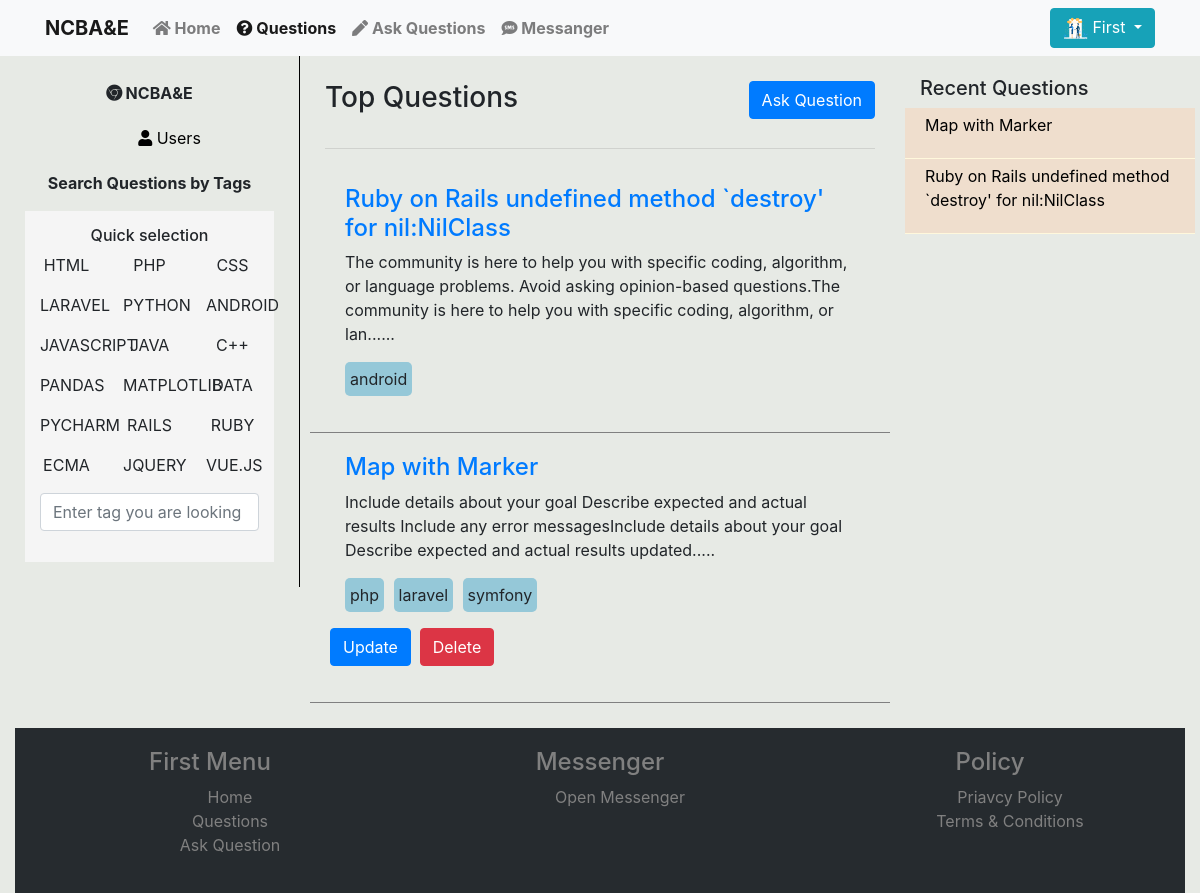
The page /Main/questions_page.php (signed in) on the database its author committed.
### tables this page shows
CREATE TABLE `questions` (
  `question_id` int(11) NOT NULL,
  `title` varchar(255) NOT NULL,
  `description` text NOT NULL,
  `tags` varchar(255) NOT NULL,
  `user_id` int(11) NOT NULL,
  `posting_date` datetime NOT NULL DEFAULT current_timestamp()
);

### Main/questions_page.php (the view, shortened to what this page needs)
<?php
if(isset($_SESSION['username'])){
$username = $_SESSION['username'];
$profile = $_SESSION['profile'];
$current_user_id = $_SESSION['user_Id'];
}
include "../functions/db.php";
$result = $con->query("SELECT * FROM `questions` LIMIT 5 ");
$result_recent = $con->query("SELECT * FROM `questions` ORDER BY question_id DESC LIMIT 12");
?>
<!DOCTYPE html>
<html>
<head>
  <link rel="stylesheet" type="text/css" href="../css/global.css">
  <link rel="stylesheet" href="https://maxcdn.bootstrapcdn.com/bootstrap/4.4.1/css/bootstrap.min.css">
  <link rel="stylesheet" href="https://use.fontawesome.com/releases/v5.7.0/css/all.css">
</head>
<body>
	<nav class="navbar navbar-expand-md bg-light navbar-light">
        <div class="container">
  <a class="navbar-brand" href="index.php"><b>NCBA&E</b></a>
  <div class="collapse navbar-collapse" id="collapsibleNavbar">
    <ul class="navbar-nav">
      <li class="nav-item">
        <a class="nav-link " href="index.php"><i class="fas fa-home"></i> Home</a>
      </li>
      <li class="nav-item">
        <a class="nav-link active" href="questions_page.php"><i class="fas fa-question-circle"></i> Questions</a>
      </li>
      <li class="nav-item">
        <a class="nav-link " href="ask_question.php"><i class="fas fa-pen"></i> Ask Questions</a>
      </li>
      <?php if(isset($_SESSION['username'])): ?>
      <li class="nav-item">
        <a class="nav-link" href="../chat/chats.php"><i class="fas fa-sms"></i> Messanger</a>
      </li>
  <?php endif; ?>
    </ul>
    <ul class="nav navbar-right ml-auto">
    	 <?php if(isset($_SESSION['user_Id'])):  ?>
        <li class="nav-item">
    <div class="dropdown">
        <button type="button" class="btn btn-info dropdown-toggle" data-toggle="dropdown">
           <img src="<?= $profile ?>" style="width: 25px;height: 25px;">
           <?= $username ?>
        </button>
    </div>
     </li>
        <?php else: ?>
        <li class="nav-item"><a href="login_layout.php" class="nav-link"><i class="fas fa-sign-in-alt"></i> signin</a></li>
        <li class="nav-item"><a href="signup_layout.php" class="nav-link"><i class="fas fa-user-plus"></i> signup</a></li>
    <?php endif; ?>
    </ul>
  </div>
</div>
</nav>
<div class="container-fluid">
	<div class="row">
		<div class="col-md-3 question-left">
			<p style="font-weight: bold;"><i class="fab fa-chrome"></i> NCBA&E</p>
			<ul id="left-ul">
				<li><a href="users.php"><i class="fas fa-user"></i> Users</a></li>
			</ul>
			<p style="font-weight: bold;">Search Questions by Tags</p>
			<div id="tags">
				<h6>Quick selection</h6>
				<div class="row">
					<div class="col-md-4 col-sm-2  by-tag" onclick="fetchMeData('html')"><p>HTML</p></div>
					<div class="col-md-4 col-sm-2  by-tag" onclick="fetchMeData('php')"><p>PHP</p></div>
					<div class="col-md-4 col-sm-2  by-tag" onclick="fetchMeData('css')"><p>CSS</p></div>
				</div>
				<div class="row">
					<div class="col-md-4 col-sm-2  by-tag" onclick="fetchMeData('laravel')"><p>LARAVEL</p></div>
					<div class="col-md-4 col-sm-2  by-tag" onclick="fetchMeData('python')"><p>PYTHON</p></div>
					<div class="col-md-4 col-sm-2  by-tag" onclick="fetchMeData('android')"><p>ANDROID</p></div>
				</div>
				<div class="row">
					<div class="col-md-4 col-sm-2 by-tag" onclick="fetchMeData('javascript')"><p>JAVASCRIPT</p></div>
					<div class="col-md-4 col-sm-2  by-tag" onclick="fetchMeData('java')"><p>JAVA</p></div>
					<div class="col-md-4 col-sm-2  by-tag" onclick="fetchMeData('c++')"><p>C++</p></div>
				</div>
				<div class="row">
					<div class="col-md-4 col-sm-2 by-tag" onclick="fetchMeData('pandas')"><p>PANDAS</p></div>
					<div class="col-md-4 col-sm-2 by-tag" onclick="fetchMeData('matplotlib')"><p>MATPLOTLIB</p></div>
					<div class="col-md-4 col-sm-2 by-tag" onclick="fetchMeData('data')"><p>DATA</p></div>
				</div>
				<div class="row">
					<div class="col-md-4 col-sm-2  by-tag" onclick="fetchMeData('pycharm')"><p>PYCHARM</p></div>
					<div class="col-md-4 col-sm-2  by-tag" onclick="fetchMeData('rails')"><p>RAILS</p></div>
					<div class="col-md-4 col-sm-2  by-tag" onclick="fetchMeData('ruby')"><p>RUBY</p></div>
				</div>
				<div class="row">
					<div class="col-md-4 col-sm-2  by-tag" onclick="fetchMeData('ecma')"><p>ECMA</p></div>
					<div class="col-md-4 col-sm-2  by-tag" onclick="fetchMeData('jquery')"><p>JQUERY</p></div>
					<div class="col-md-4 col-sm-2  by-tag" onclick="fetchMeData('vue')"><p>VUE.JS</p></div>
				</div>
				<div class="row">
					<div class="col-md-12">
						<div class="form-group">
							<input type="text" name="search-by-tag" id="by-tag" placeholder="Enter tag you are looking for" class="form-control">
						</div>
					</div>
				</div>
			</div>
		</div>
		<div class="col-md-6 question-center">
			<div class="row" id="question-center">
				<div class="col-md-6 top-quest">
					<h3>Top Questions</h3>
				</div>
				<div class="col-md-6 ask-quest">
					<a href="ask_question.php"><button class="btn btn-primary">Ask Question</button></a>
				</div>
			</div>
			<hr/>
			<div id="question-data">
			<?php while ($row = $result->fetch_assoc()):
				extract($row);
				$tag_arr = explode(',', $tags);
				$length = sizeof($tag_arr);
				if (strlen($description) > 200) {
					$description = substr($description,0,200)."......";
				}
				?>
			<div class="row question">
				<div class="col-md-12">
					<a href="question.php?question=<?= $question_id ?>">
                       <h4><?= $title ?></h4>
                   </a>
					<p><?= $description ?></p>
					<?php for($i = 0;$i < $length; $i++): ?>
					<p class="taggo"><?= $tag_arr[$i] ?></p>
					<?php endfor; ?>
				</div>
                <?php if(isset($current_user_id)): ?>
                <?php if($user_id == $current_user_id): ?>
                 <div class="row">
                <div class="col-md-2" >
                    <p><a class="btn btn-primary" href="update_question.php?question=<?= $question_id ?>">Update</a></p>
                </div>
                <div class="col-md-2 offset-md-3" >
                    <p><a class="btn btn-danger" href="delete_question.php?question=<?= $question_id ?>">Delete</a></p>
                </div>
                    </div>
              <?php endif; ?>
              <?php endif; ?>
			</div>
		<?php endwhile; ?>
	</div>
		</div>
		<div class="col-md-3 question-right">
			<h5>Recent Questions</h5>
			<div class="content-main">
				<?php while($row = $result_recent->fetch_assoc()):
					extract($row);
					?>
				<div class="row content">
					<div class="col-md-12">
						<p><a href="question.php?question=<?= $question_id ?>"><?= $title ?></a></p>
					</div>
				</div>
			<?php endwhile; ?>
			</div>
		</div>
	</div>
  <footer>
    <div class="container-fluid">
    <div class="row">
        <div class="col-md-4 menu">
            <h4>First Menu</h4>
            <ul class="footer-menu">
                <li><a href="index.php">Home</a></li>
                <li><a href="questions_page.php">Questions</a></li>
                <li><a href="ask_question.php">Ask Question</a></li>
            </ul>
        </div>
        <div class="col-md-4 rights">
        <h4>Messenger</h4>
        <ul>
            <li><a href="../chat/chats.php">Open Messenger</a></li>
        </ul>
    </div>
        <div class="col-md-4 policy">
            <h4>Policy</h4>
            <ul>
            <li><a href="">Priavcy Policy</a></li>
            <li><a href="">Terms & Conditions</a></li>
        </ul>
        </div>
    </div>
</div>
</footer>
</div>
</body>
</html>

### css/global.css (style rules this page uses)
body { background-color: #eee; }

### Main/questions_page.php (style rules this page uses)
.taggo { background-color: #95C8D8; display:inline-block; max-width: 150px; margin-right: 5px; border-radius: 5px; padding: 5px; }
body { background-color: #e7eae5; }
li.nav-item { font-weight: bold; }
.question-left { padding: 25px; text-align: center; border-right: 1px solid black; height: 100%; }
#left-ul { list-style: none; }
#left-ul li { border-radius: 40px; padding: 5px; margin-left: 5px; margin-right: 5px; }
#left-ul li a { color:black; }
#tags { background-color: #f5f5f5; padding: 15px; }
.question-center { padding: 25px; }
#question-center { margin-bottom: 25px; }
.ask-quest { text-align: right; }
.question { border-bottom: 1px solid grey; padding: 20px; }
.question-right { padding: 20px; }
.content { background-color: #efdecd; padding: 5px; border-bottom: 1px solid #FFF8DC; }
.content a { color:black; }
.menu { text-align: center; color:grey; }
.policy { text-align: center; color:grey; }
.rights { text-align: center; color: grey; }
footer { background-color: #262b2f; padding-bottom: 20px; padding-top: 20px; }
.footer-menu { list-style: none; }
.rights ul { list-style: none; }
.policy ul { list-style: none; }
.rights ul li a { color: grey; }
.policy ul li a { color: grey; }
.footer-menu li a { color:grey; }

### rows shown on the page
questions: title "Ruby on Rails undefined method `destroy' for nil:NilClass", description "The community is here to help you with specific coding, algorithm, or language problems. Avoid asking opinion-based questions.The community is here to help you with specific coding, algorithm, or lan......", tags "android"
questions: title "Map with Marker", description "Include details about your goal Describe expected and actual results Include any error messagesInclude details about your goal Describe expected and actual results updated.....", tags "php", tags "laravel", tags "symfony"

### other values the page prints
$username "First"
